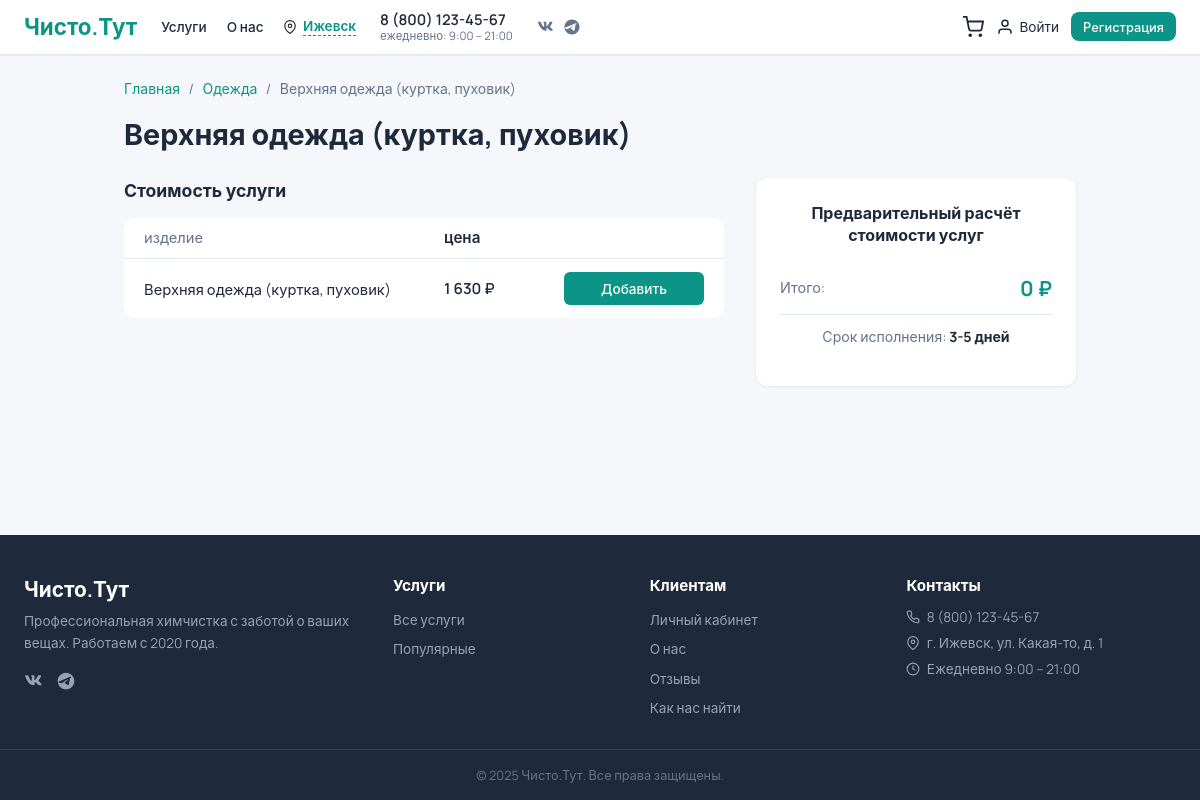
The app's page /c/services/odezhda/2/ with its own data.
### core/models.py (models this page shows, shortened)
class ServiceCategory(models.Model):
    name = models.CharField('Название', max_length=100)
    slug = models.SlugField('Slug', unique=True)
    image = models.ImageField('Изображение', upload_to='categories/', blank=True, null=True)
    description = models.TextField('Описание', blank=True, default='')
    order = models.PositiveIntegerField('Порядок', default=0)
    class Meta:
        verbose_name = 'категория услуг'
        verbose_name_plural = 'категории услуг'
        ordering = ['order', 'name']

class Service(models.Model):
    UNIT_PIECE = 'piece'
    UNIT_KG = 'kg'
    UNIT_M2 = 'm2'
    UNIT_CHOICES = [
        (UNIT_PIECE, 'За штуку'),
        (UNIT_KG, 'За кг'),
        (UNIT_M2, 'За м²'),
    ]
    category = models.ForeignKey(
        ServiceCategory, on_delete=models.SET_NULL,
        null=True, blank=True,
        related_name='services', verbose_name='Категория',
    )
    parent = models.ForeignKey(
        'self', on_delete=models.CASCADE,
        null=True, blank=True,
        related_name='children', verbose_name='Родительская услуга',
        help_text='Если задана — это вариант/подуслуга',
    )
    name = models.CharField('Название', max_length=200)
    price = models.DecimalField('Цена', max_digits=10, decimal_places=2, default=0)
    image = models.ImageField('Изображение', upload_to='services/', blank=True, null=True)
    cleaning_time = models.CharField('Срок чистки', max_length=50, default='3 дня', help_text='Например: 3 дня, 7-10 дней, от 5 дней')
    price_unit = models.CharField('Единица расчёта', max_length=10, choices=UNIT_CHOICES, default=UNIT_PIECE)
    has_dimensions = models.BooleanField('Нужны длина и ширина (м²)', default=False, help_text='Для штор, ковров и т.п.')
    has_weight = models.BooleanField('Нужен вес (кг)', default=False, help_text='Для постельного белья и т.п.')
    is_popular = models.BooleanField('Популярная (на главной)', default=False)
    class Meta:
        verbose_name = 'услуга'
        verbose_name_plural = 'услуги'
    def price_label(self):
        if self.price_unit == self.UNIT_KG:
            return f"{self.price:,.0f} ₽/кг".replace(',', ' ')
        if self.price_unit == self.UNIT_M2:
            return f"{self.price:,.0f} ₽/м²".replace(',', ' ')
        return f"{self.price:,.0f} ₽".replace(',', ' ')

### customer/views.py (the view)
# urls.py: path('services/<slug:slug>/<int:pk>/', views.service_detail, name='service_detail'),
def service_detail(request, slug, pk):
    cat = get_object_or_404(ServiceCategory, slug=slug)
    service = get_object_or_404(Service, pk=pk, category=cat, parent__isnull=True)
    children = service.children.all()
    return render(request, 'customer/service_detail.html', {
        'category': cat,
        'service': service,
        'children': children,
    })

### templates/customer/service_detail.html (shortened to what this page needs)
{% extends 'customer/base.html' %}
{% load static %}
{% block content %}
<nav class="breadcrumbs">
    <a href="{% url 'customer:home' %}">Главная</a>
    <span class="bc-sep">/</span>
    <a href="{% url 'customer:category' category.slug %}">{{ category.name }}</a>
    <span class="bc-sep">/</span>
    <span>{{ service.name }}</span>
</nav>
<h1 class="sd-title">{{ service.name }}</h1>
<div class="sd-layout">
    <div class="sd-main">
        {% if children %}
        <h2 class="sd-subtitle">Стоимость услуг</h2>
        <div class="sd-table">
            <div class="sd-table-head">
                <span class="sd-col-name">изделие</span>
                <span class="sd-col-price">цена</span>
                <span class="sd-col-action"></span>
            </div>
            {% for item in children %}
            <div class="sd-table-row" data-id="{{ item.pk }}" data-price="{{ item.price }}" data-name="{{ item.name }}">
                <span class="sd-col-name">{{ item.name }}</span>
                <span class="sd-col-price">{{ item.price_label }}</span>
                <button type="button" class="btn btn-primary sd-add-btn" data-id="{{ item.pk }}">Добавить</button>
            </div>
            {% endfor %}
        </div>
        {% else %}
        <h2 class="sd-subtitle">Стоимость услуги</h2>
        <div class="sd-table">
            <div class="sd-table-head">
                <span class="sd-col-name">изделие</span>
                <span class="sd-col-price">цена</span>
                <span class="sd-col-action"></span>
            </div>
            <div class="sd-table-row" data-id="{{ service.pk }}" data-price="{{ service.price }}" data-name="{{ service.name }}">
                <span class="sd-col-name">{{ service.name }}</span>
                <span class="sd-col-price">{{ service.price_label }}</span>
                <button type="button" class="btn btn-primary sd-add-btn" data-id="{{ service.pk }}">Добавить</button>
            </div>
        </div>
        {% endif %}
    </div>
    <aside class="sd-sidebar">
        <div class="sd-calc">
            <h3>Предварительный расчёт стоимости услуг</h3>
            <div class="sd-calc-total">
                <span class="sd-calc-label">Итого:</span>
                <span class="sd-calc-sum" id="sd-total">0 ₽</span>
            </div>
            <p class="sd-calc-time">Срок исполнения: <strong>{{ service.cleaning_time }}</strong></p>
        </div>
    </aside>
</div>
{% endblock %}

### static/css/style.css (style rules this page uses)
:root { --bg: #f5f7fa; --surface: #ffffff; --primary: #0d9488; --primary-dark: #0f766e; --text: #1e293b; --text-muted: #64748b; --border: #e2e8f0; --danger: #dc2626; --warning: #d97706; --radius: 12px; --shadow: 0 1px 3px rgba(0,0,0,.08); --shadow-md: 0 4px 12px rgba(0,0,0,.08); }
* { box-sizing: border-box; }
body { font-family: 'Manrope', -apple-system, sans-serif; background: var(--bg); color: var(--text); margin: 0; min-height: 100vh; display: flex; flex-direction: column; }
.btn { display: inline-flex; align-items: center; justify-content: center; padding: 0.5rem 1rem; border-radius: 8px; font-family: inherit; font-size: 0.9rem; font-weight: 500; text-decoration: none; border: none; cursor: pointer; transition: background .2s, color .2s; }
.btn-primary { background: var(--primary); color: #fff; }

### static/css/customer.css (style rules this page uses)
.breadcrumbs { font-size: .88rem; color: var(--text-muted); margin-bottom: 1rem; }
.breadcrumbs a { color: var(--primary); text-decoration: none; }
.bc-sep { margin: 0 .35rem; }
.sd-title { font-size: 1.8rem; margin: 0 0 1.5rem; }
.sd-layout { display: grid; grid-template-columns: 1fr 320px; gap: 2rem; align-items: flex-start; margin-bottom: 2.5rem; }
.sd-subtitle { font-size: 1.1rem; margin: 0 0 1rem; color: var(--text); }
.sd-table { background: var(--surface); border-radius: var(--radius); overflow: hidden; }
.sd-table-head { display: grid; grid-template-columns: 1fr 120px 140px; padding: .6rem 1.25rem; font-size: .82rem; color: var(--text-muted); text-transform: lowercase; border-bottom: 1px solid var(--border); }
.sd-table-row { display: grid; grid-template-columns: 1fr 120px 140px; align-items: center; padding: .85rem 1.25rem; border-bottom: 1px solid var(--border); transition: background .1s; }
.sd-table-row:last-child { border-bottom: none; }
.sd-col-name { font-size: .92rem; }
.sd-col-price { font-weight: 600; font-size: .95rem; color: var(--text); }
.sd-add-btn { padding: .45rem 1.25rem; font-size: .85rem; border-radius: 6px; cursor: pointer; }
.sd-sidebar { position: sticky; top: 1.5rem; }
.sd-calc { background: var(--surface); border-radius: var(--radius); box-shadow: var(--shadow); padding: 1.5rem; }
.sd-calc h3 { margin: 0 0 1rem; font-size: 1rem; text-align: center; }
.sd-calc-total { display: flex; justify-content: space-between; align-items: center; padding: .75rem 0; border-bottom: 1px solid var(--border); margin-bottom: .75rem; }
.sd-calc-label { font-size: .9rem; color: var(--text-muted); }
.sd-calc-sum { font-size: 1.3rem; font-weight: 700; color: var(--primary); }
.sd-calc-time { font-size: .88rem; color: var(--text-muted); margin: .75rem 0 1rem; text-align: center; }
.sd-calc-time strong { color: var(--text); }

### records on screen
ServiceCategory: name "Одежда"
Service: name "Верхняя одежда (куртка, пуховик)", price_label "1 630 ₽", cleaning_time "3-5 дней"
